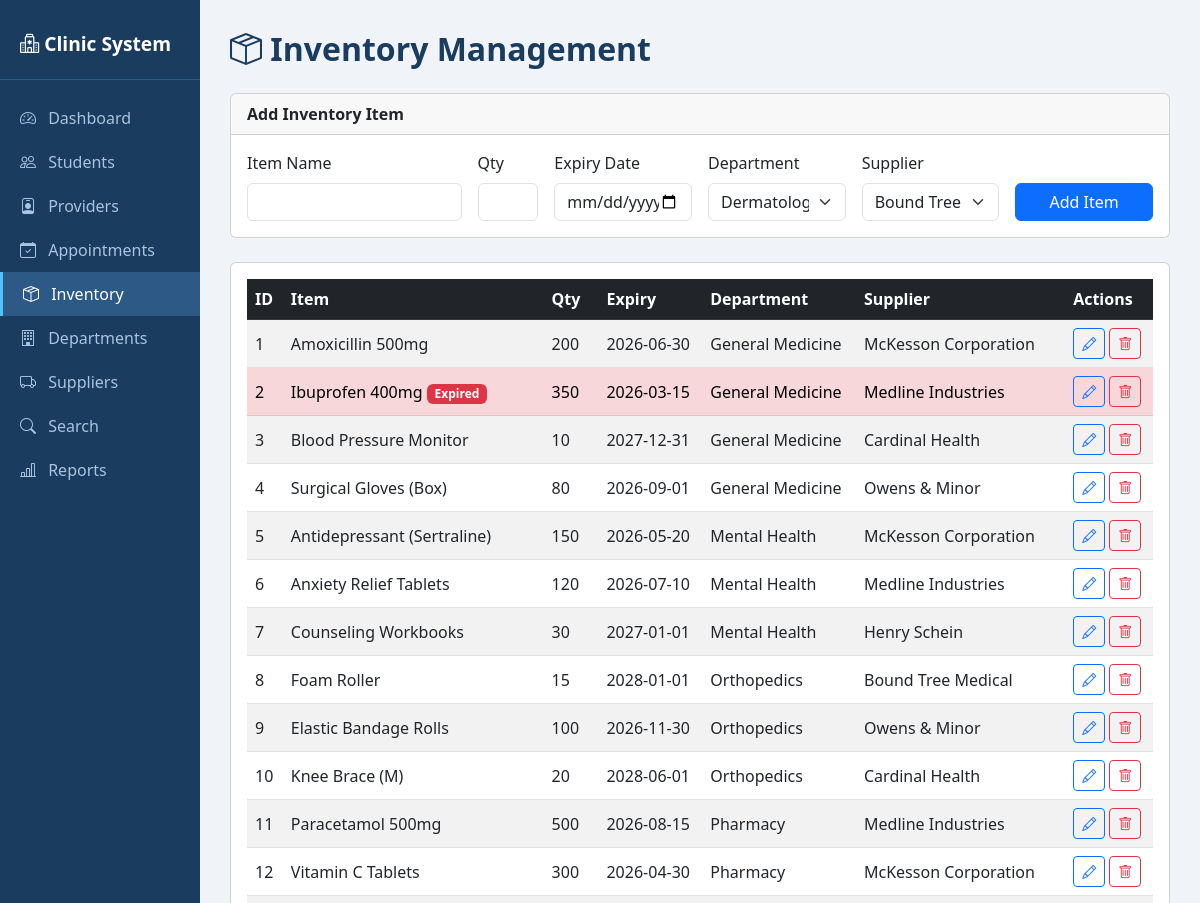
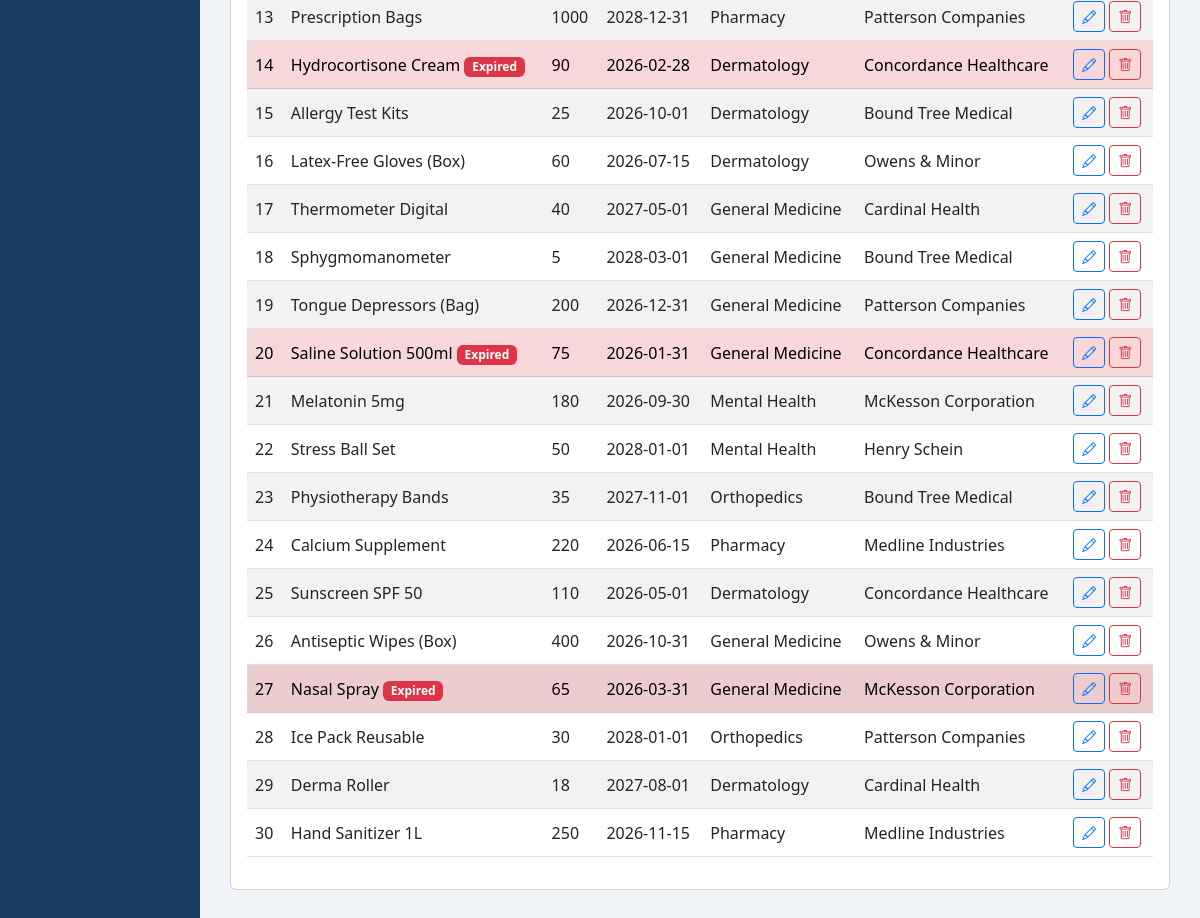
The page /inventory.php on the database its author committed (2 pictures, top to bottom).
### tables this page shows
CREATE TABLE Inventory (
    item_id       INT AUTO_INCREMENT PRIMARY KEY,
    item_name     VARCHAR(150) NOT NULL,
    quantity      INT          NOT NULL,
    expiry_date   DATE         NOT NULL,
    department_id INT          NOT NULL,
    supplier_id   INT          NOT NULL,
    CONSTRAINT chk_qty CHECK (quantity >= 0),
    CONSTRAINT fk_inv_dept     FOREIGN KEY (department_id)
        REFERENCES Department(department_id) ON DELETE RESTRICT ON UPDATE CASCADE,
    CONSTRAINT fk_inv_supplier FOREIGN KEY (supplier_id)
        REFERENCES Supplier(supplier_id)     ON DELETE RESTRICT ON UPDATE CASCADE
);

CREATE TABLE Department (
    department_id   INT AUTO_INCREMENT PRIMARY KEY,
    department_name VARCHAR(100) NOT NULL,
    location        VARCHAR(150) NOT NULL
);

CREATE TABLE Supplier (
    supplier_id   INT AUTO_INCREMENT PRIMARY KEY,
    supplier_name VARCHAR(100) NOT NULL,
    contact       VARCHAR(100) NOT NULL,
    address       VARCHAR(200) NOT NULL
);

### inventory.php (the view, shortened to what this page needs)
<!DOCTYPE html>
<html lang="en">
<head>
  <link rel="stylesheet" href="https://cdn.jsdelivr.net/npm/bootstrap@5.3.0/dist/css/bootstrap.min.css">
  <link rel="stylesheet" href="https://cdn.jsdelivr.net/npm/bootstrap-icons@1.10.5/font/bootstrap-icons.css">
</head>
<body>
<div class="container-fluid"><div class="row">
  <div class="col-md-2 sidebar">
    <div class="brand"><i class="bi bi-hospital"></i> Clinic System</div>
    <nav class="nav flex-column mt-3">
      <a href="index.php" class="nav-link"><i class="bi bi-speedometer2"></i> Dashboard</a>
      <a href="students.php" class="nav-link"><i class="bi bi-people"></i> Students</a>
      <a href="providers.php" class="nav-link"><i class="bi bi-person-badge"></i> Providers</a>
      <a href="appointments.php" class="nav-link"><i class="bi bi-calendar-check"></i> Appointments</a>
      <a href="inventory.php" class="nav-link active"><i class="bi bi-box-seam"></i> Inventory</a>
      <a href="departments.php" class="nav-link"><i class="bi bi-building"></i> Departments</a>
      <a href="suppliers.php" class="nav-link"><i class="bi bi-truck"></i> Suppliers</a>
      <a href="search.php" class="nav-link"><i class="bi bi-search"></i> Search</a>
      <a href="reports.php" class="nav-link"><i class="bi bi-bar-chart-line"></i> Reports</a>
    </nav>
  </div>
  <div class="col-md-10 main-content">
    <h2 class="page-title"><i class="bi bi-box-seam"></i> Inventory Management</h2>
    <?php
    $pdo = getDBConnection();
    $editRow = null;
    $depts     = $pdo->query("SELECT department_id, department_name FROM Department ORDER BY department_name")->fetchAll();
    $suppliers = $pdo->query("SELECT supplier_id, supplier_name FROM Supplier ORDER BY supplier_name")->fetchAll();
    ?>
    <div class="card mb-4">
      <div class="card-header fw-bold"><?= $editRow ? 'Edit Item' : 'Add Inventory Item' ?></div>
      <div class="card-body">
        <form method="post">
          <div class="row g-3">
            <div class="col-md-3">
              <label class="form-label">Item Name</label>
              <input type="text" class="form-control" name="item_name" required value="<?= htmlspecialchars($editRow['item_name'] ?? '') ?>">
            </div>
            <div class="col-md-1">
              <label class="form-label">Qty</label>
              <input type="number" class="form-control" name="qty" min="0" required value="<?= $editRow['quantity'] ?? '' ?>">
            </div>
            <div class="col-md-2">
              <label class="form-label">Expiry Date</label>
              <input type="date" class="form-control" name="expiry" required value="<?= $editRow['expiry_date'] ?? '' ?>">
            </div>
            <div class="col-md-2">
              <label class="form-label">Department</label>
              <select class="form-select" name="dept_id" required>
                <?php foreach ($depts as $d): ?>
                  <option value="<?= $d['department_id'] ?>" <?= ($editRow['department_id'] ?? '') == $d['department_id'] ? 'selected' : '' ?>><?= htmlspecialchars($d['department_name']) ?></option>
                <?php endforeach; ?>
              </select>
            </div>
            <div class="col-md-2">
              <label class="form-label">Supplier</label>
              <select class="form-select" name="sup_id" required>
                <?php foreach ($suppliers as $s): ?>
                  <option value="<?= $s['supplier_id'] ?>" <?= ($editRow['supplier_id'] ?? '') == $s['supplier_id'] ? 'selected' : '' ?>><?= htmlspecialchars($s['supplier_name']) ?></option>
                <?php endforeach; ?>
              </select>
            </div>
            <div class="col-md-2 d-flex align-items-end">
              <button class="btn btn-primary w-100"><?= $editRow ? 'Update' : 'Add Item' ?></button>
            </div>
          </div>
        </form>
      </div>
    </div>
    <div class="card">
      <div class="card-body table-responsive">
        <table class="table table-striped align-middle">
          <thead class="table-dark">
            <tr><th>ID</th><th>Item</th><th>Qty</th><th>Expiry</th><th>Department</th><th>Supplier</th><th>Actions</th></tr>
          </thead>
          <tbody>
          <?php
          $items = $pdo->query("
            SELECT i.*, d.department_name, s.supplier_name
            FROM Inventory i
            JOIN Department d ON i.department_id=d.department_id
            JOIN Supplier s ON i.supplier_id=s.supplier_id
            ORDER BY i.item_id")->fetchAll();
          foreach ($items as $it):
            $expired = strtotime($it['expiry_date']) < time();
          ?>
          <tr class="<?= $expired ? 'table-danger' : '' ?>">
            <td><?= $it['item_id'] ?></td>
            <td><?= htmlspecialchars($it['item_name']) ?> <?= $expired ? '<span class="badge bg-danger">Expired</span>' : '' ?></td>
            <td><?= $it['quantity'] ?></td>
            <td><?= $it['expiry_date'] ?></td>
            <td><?= htmlspecialchars($it['department_name']) ?></td>
            <td><?= htmlspecialchars($it['supplier_name']) ?></td>
            <td>
              <a href="?edit=<?= $it['item_id'] ?>" class="btn btn-sm btn-outline-primary"><i class="bi bi-pencil"></i></a>
              <form method="post" style="display:inline" onsubmit="return confirm('Delete?')">
                <button class="btn btn-sm btn-outline-danger"><i class="bi bi-trash"></i></button>
              </form>
            </td>
          </tr>
          <?php endforeach; ?>
          </tbody>
        </table>
      </div>
    </div>
  </div>
</div></div>
</body>
</html>

### inventory.php (style rules this page uses)
body { background:#f0f4f8 }
.sidebar { background:#1a3c5e;min-height:100vh;padding:20px 0 }
.sidebar .brand { color:#fff;font-size:1.2rem;font-weight:700;padding:10px 20px 20px;border-bottom:1px solid #2d5986 }
.sidebar .nav-link { color:#a8c4e0;padding:10px 20px;transition:all .2s }
.sidebar .nav-link:hover,.sidebar .nav-link.active { background:#2d5986;color:#fff;border-left:3px solid #4fc3f7 }
.sidebar .nav-link i { margin-right:8px }
.main-content { padding:30px }
.page-title { color:#1a3c5e;font-weight:700;margin-bottom:25px }

### rows shown on the page
inventory: item_id "1", item_name "Amoxicillin 500mg", quantity "200", expiry_date "2026-06-30", department.department_name "General Medicine", supplier.supplier_name "McKesson Corporation"
inventory: item_id "2", item_name "Ibuprofen 400mg", shows "Expired", quantity "350", expiry_date "2026-03-15", department.department_name "General Medicine", supplier.supplier_name "Medline Industries"
inventory: item_id "3", item_name "Blood Pressure Monitor", quantity "10", expiry_date "2027-12-31", department.department_name "General Medicine", supplier.supplier_name "Cardinal Health"
inventory: item_id "4", item_name "Surgical Gloves (Box)", quantity "80", expiry_date "2026-09-01", department.department_name "General Medicine", supplier.supplier_name "Owens & Minor"
inventory: item_id "5", item_name "Antidepressant (Sertraline)", quantity "150", expiry_date "2026-05-20", department.department_name "Mental Health", supplier.supplier_name "McKesson Corporation"
inventory: item_id "6", item_name "Anxiety Relief Tablets", quantity "120", expiry_date "2026-07-10", department.department_name "Mental Health", supplier.supplier_name "Medline Industries"
inventory: item_id "7", item_name "Counseling Workbooks", quantity "30", expiry_date "2027-01-01", department.department_name "Mental Health", supplier.supplier_name "Henry Schein"
inventory: item_id "8", item_name "Foam Roller", quantity "15", expiry_date "2028-01-01", department.department_name "Orthopedics", supplier.supplier_name "Bound Tree Medical"
inventory: item_id "9", item_name "Elastic Bandage Rolls", quantity "100", expiry_date "2026-11-30", department.department_name "Orthopedics", supplier.supplier_name "Owens & Minor"
inventory: item_id "10", item_name "Knee Brace (M)", quantity "20", expiry_date "2028-06-01", department.department_name "Orthopedics", supplier.supplier_name "Cardinal Health"
inventory: item_id "11", item_name "Paracetamol 500mg", quantity "500", expiry_date "2026-08-15", department.department_name "Pharmacy", supplier.supplier_name "Medline Industries"
inventory: item_id "12", item_name "Vitamin C Tablets", quantity "300", expiry_date "2026-04-30", department.department_name "Pharmacy", supplier.supplier_name "McKesson Corporation"
inventory: item_id "13", item_name "Prescription Bags", quantity "1000", expiry_date "2028-12-31", department.department_name "Pharmacy", supplier.supplier_name "Patterson Companies"
inventory: item_id "14", item_name "Hydrocortisone Cream", shows "Expired", quantity "90", expiry_date "2026-02-28", department.department_name "Dermatology", supplier.supplier_name "Concordance Healthcare"
inventory: item_id "15", item_name "Allergy Test Kits", quantity "25", expiry_date "2026-10-01", department.department_name "Dermatology", supplier.supplier_name "Bound Tree Medical"
inventory: item_id "16", item_name "Latex-Free Gloves (Box)", quantity "60", expiry_date "2026-07-15", department.department_name "Dermatology", supplier.supplier_name "Owens & Minor"
inventory: item_id "17", item_name "Thermometer Digital", quantity "40", expiry_date "2027-05-01", department.department_name "General Medicine", supplier.supplier_name "Cardinal Health"
inventory: item_id "18", item_name "Sphygmomanometer", quantity "5", expiry_date "2028-03-01", department.department_name "General Medicine", supplier.supplier_name "Bound Tree Medical"
inventory: item_id "19", item_name "Tongue Depressors (Bag)", quantity "200", expiry_date "2026-12-31", department.department_name "General Medicine", supplier.supplier_name "Patterson Companies"
inventory: item_id "20", item_name "Saline Solution 500ml", shows "Expired", quantity "75", expiry_date "2026-01-31", department.department_name "General Medicine", supplier.supplier_name "Concordance Healthcare"
inventory: item_id "21", item_name "Melatonin 5mg", quantity "180", expiry_date "2026-09-30", department.department_name "Mental Health", supplier.supplier_name "McKesson Corporation"
inventory: item_id "22", item_name "Stress Ball Set", quantity "50", expiry_date "2028-01-01", department.department_name "Mental Health", supplier.supplier_name "Henry Schein"
inventory: item_id "23", item_name "Physiotherapy Bands", quantity "35", expiry_date "2027-11-01", department.department_name "Orthopedics", supplier.supplier_name "Bound Tree Medical"
inventory: item_id "24", item_name "Calcium Supplement", quantity "220", expiry_date "2026-06-15", department.department_name "Pharmacy", supplier.supplier_name "Medline Industries"
inventory: item_id "25", item_name "Sunscreen SPF 50", quantity "110", expiry_date "2026-05-01", department.department_name "Dermatology", supplier.supplier_name "Concordance Healthcare"
inventory: item_id "26", item_name "Antiseptic Wipes (Box)", quantity "400", expiry_date "2026-10-31", department.department_name "General Medicine", supplier.supplier_name "Owens & Minor"
inventory: item_id "27", item_name "Nasal Spray", shows "Expired", quantity "65", expiry_date "2026-03-31", department.department_name "General Medicine", supplier.supplier_name "McKesson Corporation"
inventory: item_id "28", item_name "Ice Pack Reusable", quantity "30", expiry_date "2028-01-01", department.department_name "Orthopedics", supplier.supplier_name "Patterson Companies"
inventory: item_id "29", item_name "Derma Roller", quantity "18", expiry_date "2027-08-01", department.department_name "Dermatology", supplier.supplier_name "Cardinal Health"
inventory: item_id "30", item_name "Hand Sanitizer 1L", quantity "250", expiry_date "2026-11-15", department.department_name "Pharmacy", supplier.supplier_name "Medline Industries"

### other values the page prints
form field dept_id "Dermatology"
form field sup_id "Bound Tree Medical"
